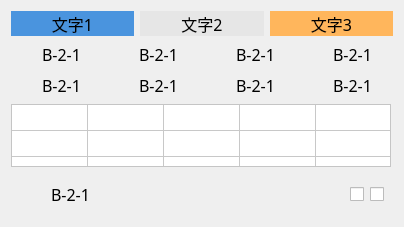
      <widget class="QWidget" name="verLayWidget11" native="true">
       <property name="enabled">
        <bool>true</bool>
       </property>
       <layout class="QVBoxLayout" name="verticalLayout_23">
        <item>
         <layout class="QHBoxLayout" name="horizontalLayout_199">
          <item>
           <widget class="QLabel" name="label_101">
            <property name="minimumSize">
             <size>
              <width>0</width>
              <height>25</height>
             </size>
            </property>
            <property name="maximumSize">
             <size>
              <width>16777215</width>
              <height>25</height>
             </size>
            </property>
            <property name="font">
             <font>
              <family>黑体</family>
              <pointsize>12</pointsize>
             </font>
            </property>
            <property name="autoFillBackground">
             <bool>false</bool>
            </property>
            <property name="styleSheet">
             <string notr="true">background-color: rgb(74, 148, 222);</string>
            </property>
            <property name="text">
             <string>文字1</string>
            </property>
            <property name="alignment">
             <set>Qt::AlignCenter</set>
            </property>
           </widget>
          </item>
          <item>
           <widget class="QLabel" name="label_102">
            <property name="minimumSize">
             <size>
              <width>0</width>
              <height>25</height>
             </size>
            </property>
            <property name="maximumSize">
             <size>
              <width>16777215</width>
              <height>25</height>
             </size>
            </property>
            <property name="font">
             <font>
              <family>黑体</family>
              <pointsize>12</pointsize>
             </font>
            </property>
            <property name="autoFillBackground">
             <bool>false</bool>
            </property>
            <property name="styleSheet">
             <string notr="true">background-color: rgb(230, 230, 230);</string>
            </property>
            <property name="text">
             <string>文字2</string>
            </property>
            <property name="alignment">
             <set>Qt::AlignCenter</set>
            </property>
           </widget>
          </item>
          <item>
           <widget class="QLabel" name="label_103">
            <property name="minimumSize">
             <size>
              <width>0</width>
              <height>25</height>
             </size>
            </property>
            <property name="maximumSize">
             <size>
              <width>16777215</width>
              <height>25</height>
             </size>
            </property>
            <property name="font">
             <font>
              <family>黑体</family>
              <pointsize>12</pointsize>
             </font>
            </property>
            <property name="autoFillBackground">
             <bool>false</bool>
            </property>
            <property name="styleSheet">
             <string notr="true">background-color: rgb(255, 182, 92);</string>
            </property>
            <property name="text">
             <string>文字3</string>
            </property>
            <property name="alignment">
             <set>Qt::AlignCenter</set>
            </property>
           </widget>
          </item>
         </layout>
        </item>
        <item>
         <layout class="QHBoxLayout" name="horizontalLayout_200">
          <item>
           <layout class="QHBoxLayout" name="horizontalLayout_201">
            <item>
             <widget class="QLabel" name="label">
              <property name="minimumSize">
               <size>
                <width>25</width>
                <height>25</height>
               </size>
              </property>
              <property name="maximumSize">
               <size>
                <width>25</width>
                <height>25</height>
               </size>
              </property>
              <property name="styleSheet">
               <string notr="true">border-image: url(:/img/false.png);</string>
              </property>
              <property name="text">
               <string/>
              </property>
             </widget>
            </item>
            <item>
             <widget class="QLabel" name="label1_137">
              <property name="minimumSize">
               <size>
                <width>60</width>
                <height>25</height>
               </size>
              </property>
              <property name="maximumSize">
               <size>
                <width>60</width>
                <height>25</height>
               </size>
              </property>
              <property name="font">
               <font>
                <family>黑体</family>
                <pointsize>12</pointsize>
               </font>
              </property>
              <property name="text">
               <string>B-2-1</string>
              </property>
             </widget>
            </item>
           </layout>
          </item>
          <item>
           <layout class="QHBoxLayout" name="horizontalLayout_202">
            <item>
             <widget class="QLabel" name="label_56">
              <property name="minimumSize">
               <size>
                <width>25</width>
                <height>25</height>
               </size>
              </property>
              <property name="maximumSize">
               <size>
                <width>25</width>
                <height>25</height>
               </size>
              </property>
              <property name="styleSheet">
               <string notr="true">border-image: url(:/img/false.png);</string>
              </property>
              <property name="text">
               <string/>
              </property>
             </widget>
            </item>
            <item>
             <widget class="QLabel" name="label1_138">
              <property name="minimumSize">
               <size>
                <width>60</width>
                <height>25</height>
               </size>
              </property>
              <property name="maximumSize">
               <size>
                <width>60</width>
                <height>25</height>
               </size>
              </property>
              <property name="font">
               <font>
                <family>黑体</family>
                <pointsize>12</pointsize>
               </font>
              </property>
              <property name="text">
               <string>B-2-1</string>
              </property>
             </widget>
            </item>
           </layout>
          </item>
          <item>
           <layout class="QHBoxLayout" name="horizontalLayout_203">
            <item>
             <widget class="QLabel" name="label_57">
              <property name="minimumSize">
               <size>
                <width>25</width>
                <height>25</height>
               </size>
              </property>
              <property name="maximumSize">
               <size>
                <width>25</width>
                <height>25</height>
               </size>
              </property>
              <property name="styleSheet">
               <string notr="true">border-image: url(:/img/false.png);</string>
              </property>
              <property name="text">
               <string/>
              </property>
             </widget>
            </item>
            <item>
             <widget class="QLabel" name="label1_139">
              <property name="minimumSize">
               <size>
                <width>60</width>
                <height>25</height>
               </size>
              </property>
              <property name="maximumSize">
               <size>
                <width>60</width>
                <height>25</height>
               </size>
              </property>
              <property name="font">
               <font>
                <family>黑体</family>
                <pointsize>12</pointsize>
               </font>
              </property>
              <property name="text">
               <string>B-2-1</string>
              </property>
             </widget>
            </item>
           </layout>
          </item>
          <item>
           <layout class="QHBoxLayout" name="horizontalLayout_204">
            <item>
             <widget class="QLabel" name="label_61">
              <property name="minimumSize">
               <size>
                <width>25</width>
                <height>25</height>
               </size>
              </property>
              <property name="maximumSize">
               <size>
                <width>25</width>
                <height>25</height>
               </size>
              </property>
              <property name="styleSheet">
               <string notr="true">border-image: url(:/img/false.png);</string>
              </property>
              <property name="text">
               <string/>
              </property>
             </widget>
            </item>
            <item>
             <widget class="QLabel" name="label1_140">
              <property name="minimumSize">
               <size>
                <width>60</width>
                <height>25</height>
               </size>
              </property>
              <property name="maximumSize">
               <size>
                <width>60</width>
                <height>25</height>
               </size>
              </property>
              <property name="font">
               <font>
                <family>黑体</family>
                <pointsize>12</pointsize>
               </font>
              </property>
              <property name="text">
               <string>B-2-1</string>
              </property>
             </widget>
            </item>
           </layout>
          </item>
         </layout>
        </item>
        <item>
         <layout class="QHBoxLayout" name="horizontalLayout_205">
          <item>
           <layout class="QHBoxLayout" name="horizontalLayout_206">
            <item>
             <widget class="QLabel" name="label_105">
              <property name="minimumSize">
               <size>
                <width>25</width>
                <height>25</height>
               </size>
              </property>
              <property name="maximumSize">
               <size>
                <width>25</width>
                <height>25</height>
               </size>
              </property>
              <property name="text">
               <string/>
              </property>
             </widget>
            </item>
            <item>
             <widget class="QLabel" name="label1_141">
              <property name="minimumSize">
               <size>
                <width>60</width>
                <height>25</height>
               </size>
              </property>
              <property name="maximumSize">
               <size>
                <width>60</width>
                <height>25</height>
               </size>
              </property>
              <property name="font">
               <font>
                <family>黑体</family>
                <pointsize>12</pointsize>
               </font>
              </property>
              <property name="text">
               <string>B-2-1</string>
              </property>
             </widget>
            </item>
           </layout>
          </item>
          <item>
           <layout class="QHBoxLayout" name="horizontalLayout_207">
            <item>
             <widget class="QLabel" name="label_62">
              <property name="minimumSize">
               <size>
                <width>25</width>
                <height>25</height>
               </size>
              </property>
              <property name="maximumSize">
               <size>
                <width>25</width>
                <height>25</height>
               </size>
              </property>
              <property name="styleSheet">
               <string notr="true">border-image: url(:/img/false.png);</string>
              </property>
              <property name="text">
               <string/>
              </property>
             </widget>
            </item>
            <item>
             <widget class="QLabel" name="label1_142">
              <property name="minimumSize">
               <size>
                <width>60</width>
                <height>25</height>
               </size>
              </property>
              <property name="maximumSize">
               <size>
                <width>60</width>
                <height>25</height>
               </size>
              </property>
              <property name="font">
               <font>
                <family>黑体</family>
                <pointsize>12</pointsize>
               </font>
              </property>
              <property name="text">
               <string>B-2-1</string>
              </property>
             </widget>
            </item>
           </layout>
          </item>
          <item>
           <layout class="QHBoxLayout" name="horizontalLayout_208">
            <item>
             <widget class="QLabel" name="label_63">
              <property name="minimumSize">
               <size>
                <width>25</width>
                <height>25</height>
               </size>
              </property>
              <property name="maximumSize">
               <size>
                <width>25</width>
                <height>25</height>
               </size>
              </property>
              <property name="styleSheet">
               <string notr="true">border-image: url(:/img/false.png);</string>
              </property>
              <property name="text">
               <string/>
              </property>
             </widget>
            </item>
            <item>
             <widget class="QLabel" name="label1_143">
              <property name="minimumSize">
               <size>
                <width>60</width>
                <height>25</height>
               </size>
              </property>
              <property name="maximumSize">
               <size>
                <width>60</width>
                <height>25</height>
               </size>
              </property>
              <property name="font">
               <font>
                <family>黑体</family>
                <pointsize>12</pointsize>
               </font>
              </property>
              <property name="text">
               <string>B-2-1</string>
              </property>
             </widget>
            </item>
           </layout>
          </item>
          <item>
           <layout class="QHBoxLayout" name="horizontalLayout_209">
            <item>
             <widget class="QLabel" name="label_58">
              <property name="minimumSize">
               <size>
                <width>25</width>
                <height>25</height>
               </size>
              </property>
              <property name="maximumSize">
               <size>
                <width>25</width>
                <height>25</height>
               </size>
              </property>
              <property name="styleSheet">
               <string notr="true">border-image: url(:/img/false.png);</string>
              </property>
              <property name="text">
               <string/>
              </property>
             </widget>
            </item>
            <item>
             <widget class="QLabel" name="label1_144">
              <property name="minimumSize">
               <size>
                <width>60</width>
                <height>25</height>
               </size>
              </property>
              <property name="maximumSize">
               <size>
                <width>60</width>
                <height>25</height>
               </size>
              </property>
              <property name="font">
               <font>
                <family>黑体</family>
                <pointsize>12</pointsize>
               </font>
              </property>
              <property name="text">
               <string>B-2-1</string>
              </property>
             </widget>
            </item>
           </layout>
          </item>
         </layout>
        </item>
        <item>
         <widget class="QTableWidget" name="tableWidget11">
          <property name="minimumSize">
           <size>
            <width>380</width>
            <height>63</height>
           </size>
          </property>
          <property name="maximumSize">
           <size>
            <width>380</width>
            <height>63</height>
           </size>
          </property>
          <property name="font">
           <font>
            <family>黑体</family>
            <pointsize>11</pointsize>
           </font>
          </property>
          <property name="autoFillBackground">
           <bool>false</bool>
          </property>
          <property name="styleSheet">
           <string notr="true">gridline-color: rgb(200, 200, 200);
background-color: rgb(255, 255, 255);
</string>
          </property>
          <property name="verticalScrollBarPolicy">
           <enum>Qt::ScrollBarAlwaysOff</enum>
          </property>
          <property name="horizontalScrollBarPolicy">
           <enum>Qt::ScrollBarAlwaysOff</enum>
          </property>
          <property name="dragDropOverwriteMode">
           <bool>true</bool>
          </property>
          <property name="defaultDropAction">
           <enum>Qt::IgnoreAction</enum>
          </property>
          <property name="selectionMode">
           <enum>QAbstractItemView::NoSelection</enum>
          </property>
          <property name="showGrid">
           <bool>true</bool>
          </property>
          <property name="gridStyle">
           <enum>Qt::SolidLine</enum>
          </property>
          <property name="sortingEnabled">
           <bool>false</bool>
          </property>
          <property name="wordWrap">
           <bool>true</bool>
          </property>
          <property name="cornerButtonEnabled">
           <bool>true</bool>
          </property>
          <property name="rowCount">
           <number>3</number>
          </property>
          <property name="columnCount">
           <number>5</number>
          </property>
          <attribute name="horizontalHeaderVisible">
           <bool>false</bool>
          </attribute>
          <attribute name="horizontalHeaderCascadingSectionResizes">
           <bool>false</bool>
          </attribute>
          <attribute name="horizontalHeaderDefaultSectionSize">
           <number>76</number>
          </attribute>
          <attribute name="horizontalHeaderHighlightSections">
           <bool>true</bool>
          </attribute>
          <attribute name="horizontalHeaderShowSortIndicator" stdset="0">
           <bool>false</bool>
          </attribute>
          <attribute name="horizontalHeaderStretchLastSection">
           <bool>true</bool>
          </attribute>
          <attribute name="verticalHeaderVisible">
           <bool>false</bool>
          </attribute>
          <attribute name="verticalHeaderCascadingSectionResizes">
           <bool>false</bool>
          </attribute>
          <attribute name="verticalHeaderDefaultSectionSize">
           <number>21</number>
          </attribute>
          <attribute name="verticalHeaderHighlightSections">
           <bool>true</bool>
          </attribute>
          <attribute name="verticalHeaderShowSortIndicator" stdset="0">
           <bool>false</bool>
          </attribute>
          <attribute name="verticalHeaderStretchLastSection">
           <bool>true</bool>
          </attribute>
          <row>
           <property name="text">
            <string>新建行</string>
           </property>
           <property name="font">
            <font>
             <family>Agency FB</family>
             <pointsize>11</pointsize>
            </font>
           </property>
          </row>
          <row>
           <property name="text">
            <string>新建行</string>
           </property>
           <property name="font">
            <font>
             <family>Agency FB</family>
             <pointsize>11</pointsize>
            </font>
           </property>
          </row>
          <row/>
          <column>
           <property name="text">
            <string>新建列</string>
           </property>
           <property name="font">
            <font>
             <pointsize>11</pointsize>
            </font>
           </property>
           <property name="foreground">
            <brush brushstyle="SolidPattern">
             <color alpha="255">
              <red>0</red>
              <green>0</green>
              <blue>0</blue>
             </color>
            </brush>
           </property>
          </column>
          <column>
           <property name="text">
            <string>新建列</string>
           </property>
           <property name="font">
            <font>
             <pointsize>11</pointsize>
            </font>
           </property>
          </column>
          <column>
           <property name="text">
            <string>新建列</string>
           </property>
           <property name="font">
            <font>
             <family>Agency FB</family>
             <pointsize>11</pointsize>
            </font>
           </property>
          </column>
          <column>
           <property name="text">
            <string>新建列</string>
           </property>
           <property name="font">
            <font>
             <family>Agency FB</family>
             <pointsize>11</pointsize>
            </font>
           </property>
          </column>
          <column/>
          <item row="0" column="0">
           <property name="text">
            <string/>
           </property>
           <property name="font">
            <font>
             <pointsize>11</pointsize>
            </font>
           </property>
          </item>
         </widget>
        </item>
        <item>
         <widget class="QWidget" name="widget" native="true">
          <layout class="QHBoxLayout" name="horizontalLayout_211">
           <item>
            <widget class="QLabel" name="label_59">
             <property name="minimumSize">
              <size>
               <width>25</width>
               <height>25</height>
              </size>
             </property>
             <property name="maximumSize">
              <size>
               <width>25</width>
               <height>25</height>
              </size>
             </property>
             <property name="styleSheet">
              <string notr="true">border-image: url(:/img/false.png);</string>
             </property>
             <property name="text">
              <string/>
             </property>
            </widget>
           </item>
           <item>
            <widget class="QLabel" name="label1_145">
             <property name="minimumSize">
              <size>
               <width>60</width>
               <height>25</height>
              </size>
             </property>
             <property name="maximumSize">
              <size>
               <width>60</width>
               <height>25</height>
              </size>
             </property>
             <property name="font">
              <font>
               <family>黑体</family>
               <pointsize>12</pointsize>
              </font>
             </property>
             <property name="text">
              <string>B-2-1</string>
             </property>
            </widget>
           </item>
           <item>
            <spacer name="horizontalSpacer_49">
             <property name="orientation">
              <enum>Qt::Horizontal</enum>
             </property>
             <property name="sizeHint" stdset="0">
              <size>
               <width>40</width>
               <height>20</height>
              </size>
             </property>
            </spacer>
           </item>
           <item>
            <widget class="QCheckBox" name="checkBox_31">
             <property name="minimumSize">
              <size>
               <width>0</width>
               <height>25</height>
              </size>
             </property>
             <property name="maximumSize">
              <size>
               <width>16777215</width>
               <height>25</height>
              </size>
             </property>
             <property name="styleSheet">
              <string notr="true">QCheckBox::indicator:unchecked {
width:80px;height:25px; image:url(:/img/Off.png);
}
QCheckBox::indicator:checked {
width:80px;height:25px; image:url(:/img/On.png);
}</string>
             </property>
             <property name="text">
              <string/>
             </property>
            </widget>
           </item>
           <item>
            <widget class="QCheckBox" name="checkBox_32">
             <property name="minimumSize">
              <size>
               <width>0</width>
               <height>25</height>
              </size>
             </property>
             <property name="maximumSize">
              <size>
               <width>16777215</width>
               <height>25</height>
              </size>
             </property>
             <property name="styleSheet">
              <string notr="true">QCheckBox::indicator:unchecked {
width:80px;height:25px; image:url(:/img/Off.png);
}
QCheckBox::indicator:checked {
width:80px;height:25px; image:url(:/img/On.png);
}</string>
             </property>
             <property name="text">
              <string/>
             </property>
            </widget>
           </item>
          </layout>
         </widget>
        </item>
       </layout>
      </widget>
